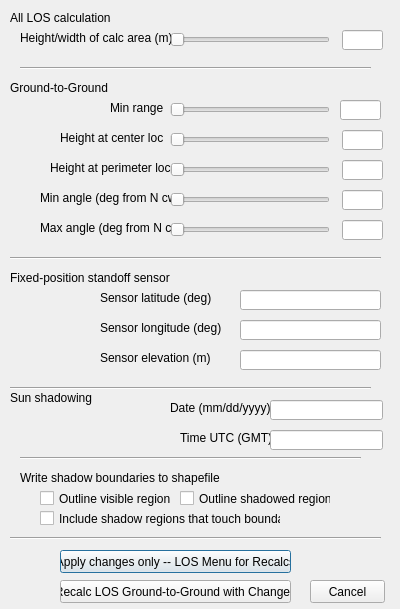
<?xml version="1.0" encoding="UTF-8"?>
<ui version="4.0">
 <class>dialogLosParms</class>
 <widget class="QDialog" name="dialogLosParms">
  <property name="geometry">
   <rect>
    <x>0</x>
    <y>0</y>
    <width>400</width>
    <height>609</height>
   </rect>
  </property>
  <property name="windowTitle">
   <string>dialogLosParms</string>
  </property>
  <widget class="QLabel" name="label">
   <property name="geometry">
    <rect>
     <x>10</x>
     <y>10</y>
     <width>101</width>
     <height>16</height>
    </rect>
   </property>
   <property name="text">
    <string>All LOS calculations</string>
   </property>
  </widget>
  <widget class="QLabel" name="label_2">
   <property name="geometry">
    <rect>
     <x>20</x>
     <y>30</y>
     <width>151</width>
     <height>16</height>
    </rect>
   </property>
   <property name="text">
    <string>Height/width of calc area (m)</string>
   </property>
  </widget>
  <widget class="Line" name="line">
   <property name="geometry">
    <rect>
     <x>20</x>
     <y>60</y>
     <width>351</width>
     <height>16</height>
    </rect>
   </property>
   <property name="orientation">
    <enum>Qt::Horizontal</enum>
   </property>
  </widget>
  <widget class="QLabel" name="label_3">
   <property name="geometry">
    <rect>
     <x>10</x>
     <y>80</y>
     <width>111</width>
     <height>16</height>
    </rect>
   </property>
   <property name="text">
    <string>Ground-to-Ground</string>
   </property>
  </widget>
  <widget class="QLabel" name="label_4">
   <property name="geometry">
    <rect>
     <x>110</x>
     <y>100</y>
     <width>111</width>
     <height>16</height>
    </rect>
   </property>
   <property name="text">
    <string>Min range</string>
   </property>
  </widget>
  <widget class="QLabel" name="label_5">
   <property name="geometry">
    <rect>
     <x>60</x>
     <y>130</y>
     <width>111</width>
     <height>16</height>
    </rect>
   </property>
   <property name="text">
    <string>Height at center loc</string>
   </property>
  </widget>
  <widget class="QLabel" name="label_6">
   <property name="geometry">
    <rect>
     <x>50</x>
     <y>160</y>
     <width>141</width>
     <height>16</height>
    </rect>
   </property>
   <property name="text">
    <string>Height at perimeter loc</string>
   </property>
  </widget>
  <widget class="QLabel" name="label_7">
   <property name="geometry">
    <rect>
     <x>40</x>
     <y>190</y>
     <width>131</width>
     <height>16</height>
    </rect>
   </property>
   <property name="text">
    <string>Min angle (deg from N cw)</string>
   </property>
  </widget>
  <widget class="QLabel" name="label_8">
   <property name="geometry">
    <rect>
     <x>40</x>
     <y>220</y>
     <width>131</width>
     <height>16</height>
    </rect>
   </property>
   <property name="text">
    <string>Max angle (deg from N cw)</string>
   </property>
  </widget>
  <widget class="QSlider" name="minRSlider">
   <property name="geometry">
    <rect>
     <x>170</x>
     <y>100</y>
     <width>160</width>
     <height>19</height>
    </rect>
   </property>
   <property name="orientation">
    <enum>Qt::Horizontal</enum>
   </property>
  </widget>
  <widget class="QSlider" name="hCenSlider">
   <property name="geometry">
    <rect>
     <x>170</x>
     <y>130</y>
     <width>160</width>
     <height>19</height>
    </rect>
   </property>
   <property name="orientation">
    <enum>Qt::Horizontal</enum>
   </property>
  </widget>
  <widget class="QSlider" name="hPerSlider">
   <property name="geometry">
    <rect>
     <x>170</x>
     <y>160</y>
     <width>160</width>
     <height>19</height>
    </rect>
   </property>
   <property name="orientation">
    <enum>Qt::Horizontal</enum>
   </property>
  </widget>
  <widget class="QSlider" name="minAngSlider">
   <property name="geometry">
    <rect>
     <x>170</x>
     <y>190</y>
     <width>160</width>
     <height>19</height>
    </rect>
   </property>
   <property name="orientation">
    <enum>Qt::Horizontal</enum>
   </property>
  </widget>
  <widget class="QSlider" name="maxAngSlider">
   <property name="geometry">
    <rect>
     <x>170</x>
     <y>220</y>
     <width>160</width>
     <height>19</height>
    </rect>
   </property>
   <property name="orientation">
    <enum>Qt::Horizontal</enum>
   </property>
  </widget>
  <widget class="QLineEdit" name="minREdit">
   <property name="geometry">
    <rect>
     <x>340</x>
     <y>100</y>
     <width>41</width>
     <height>20</height>
    </rect>
   </property>
  </widget>
  <widget class="QLineEdit" name="hCenEdit">
   <property name="geometry">
    <rect>
     <x>342</x>
     <y>130</y>
     <width>41</width>
     <height>20</height>
    </rect>
   </property>
  </widget>
  <widget class="QLineEdit" name="hPerEdit">
   <property name="geometry">
    <rect>
     <x>342</x>
     <y>160</y>
     <width>41</width>
     <height>20</height>
    </rect>
   </property>
  </widget>
  <widget class="QLineEdit" name="minAngEdit">
   <property name="geometry">
    <rect>
     <x>342</x>
     <y>190</y>
     <width>41</width>
     <height>20</height>
    </rect>
   </property>
  </widget>
  <widget class="QLineEdit" name="maxAngEdit">
   <property name="geometry">
    <rect>
     <x>342</x>
     <y>220</y>
     <width>41</width>
     <height>20</height>
    </rect>
   </property>
  </widget>
  <widget class="Line" name="line_2">
   <property name="geometry">
    <rect>
     <x>10</x>
     <y>250</y>
     <width>371</width>
     <height>16</height>
    </rect>
   </property>
   <property name="orientation">
    <enum>Qt::Horizontal</enum>
   </property>
  </widget>
  <widget class="QLabel" name="label_9">
   <property name="geometry">
    <rect>
     <x>10</x>
     <y>270</y>
     <width>221</width>
     <height>16</height>
    </rect>
   </property>
   <property name="text">
    <string>Fixed-position standoff sensor</string>
   </property>
  </widget>
  <widget class="QLabel" name="label_10">
   <property name="geometry">
    <rect>
     <x>100</x>
     <y>290</y>
     <width>111</width>
     <height>16</height>
    </rect>
   </property>
   <property name="text">
    <string>Sensor latitude (deg)</string>
   </property>
  </widget>
  <widget class="QLabel" name="label_11">
   <property name="geometry">
    <rect>
     <x>100</x>
     <y>320</y>
     <width>121</width>
     <height>16</height>
    </rect>
   </property>
   <property name="text">
    <string>Sensor longitude (deg)</string>
   </property>
  </widget>
  <widget class="QLabel" name="label_12">
   <property name="geometry">
    <rect>
     <x>100</x>
     <y>350</y>
     <width>111</width>
     <height>16</height>
    </rect>
   </property>
   <property name="text">
    <string>Sensor elevation (m)</string>
   </property>
  </widget>
  <widget class="QLineEdit" name="sensorLatEdit">
   <property name="geometry">
    <rect>
     <x>240</x>
     <y>290</y>
     <width>141</width>
     <height>20</height>
    </rect>
   </property>
  </widget>
  <widget class="QLineEdit" name="sensorLonEdit">
   <property name="geometry">
    <rect>
     <x>240</x>
     <y>320</y>
     <width>141</width>
     <height>20</height>
    </rect>
   </property>
  </widget>
  <widget class="QLineEdit" name="sensorElevEdit">
   <property name="geometry">
    <rect>
     <x>240</x>
     <y>350</y>
     <width>141</width>
     <height>20</height>
    </rect>
   </property>
  </widget>
  <widget class="Line" name="line_3">
   <property name="geometry">
    <rect>
     <x>10</x>
     <y>380</y>
     <width>361</width>
     <height>16</height>
    </rect>
   </property>
   <property name="orientation">
    <enum>Qt::Horizontal</enum>
   </property>
  </widget>
  <widget class="QLabel" name="label_13">
   <property name="geometry">
    <rect>
     <x>10</x>
     <y>390</y>
     <width>111</width>
     <height>16</height>
    </rect>
   </property>
   <property name="text">
    <string>Sun shadowing</string>
   </property>
  </widget>
  <widget class="QLabel" name="label_14">
   <property name="geometry">
    <rect>
     <x>170</x>
     <y>400</y>
     <width>111</width>
     <height>16</height>
    </rect>
   </property>
   <property name="text">
    <string>Date (mm/dd/yyyy)</string>
   </property>
  </widget>
  <widget class="QLabel" name="label_15">
   <property name="geometry">
    <rect>
     <x>180</x>
     <y>430</y>
     <width>91</width>
     <height>16</height>
    </rect>
   </property>
   <property name="text">
    <string>Time UTC (GMT)</string>
   </property>
  </widget>
  <widget class="QLineEdit" name="dateEdit">
   <property name="geometry">
    <rect>
     <x>270</x>
     <y>400</y>
     <width>113</width>
     <height>20</height>
    </rect>
   </property>
  </widget>
  <widget class="QLineEdit" name="timeEdit">
   <property name="geometry">
    <rect>
     <x>270</x>
     <y>430</y>
     <width>113</width>
     <height>20</height>
    </rect>
   </property>
  </widget>
  <widget class="Line" name="line_4">
   <property name="geometry">
    <rect>
     <x>20</x>
     <y>450</y>
     <width>341</width>
     <height>16</height>
    </rect>
   </property>
   <property name="orientation">
    <enum>Qt::Horizontal</enum>
   </property>
  </widget>
  <widget class="QLabel" name="label_16">
   <property name="geometry">
    <rect>
     <x>20</x>
     <y>470</y>
     <width>211</width>
     <height>16</height>
    </rect>
   </property>
   <property name="text">
    <string>Write shadow boundaries to shapefile</string>
   </property>
  </widget>
  <widget class="QCheckBox" name="visBox">
   <property name="geometry">
    <rect>
     <x>40</x>
     <y>490</y>
     <width>131</width>
     <height>17</height>
    </rect>
   </property>
   <property name="text">
    <string>Outline visible regions</string>
   </property>
  </widget>
  <widget class="QCheckBox" name="shadowBox">
   <property name="geometry">
    <rect>
     <x>180</x>
     <y>490</y>
     <width>151</width>
     <height>17</height>
    </rect>
   </property>
   <property name="text">
    <string>Outline shadowed regions</string>
   </property>
  </widget>
  <widget class="QCheckBox" name="checkBox">
   <property name="geometry">
    <rect>
     <x>40</x>
     <y>510</y>
     <width>241</width>
     <height>17</height>
    </rect>
   </property>
   <property name="text">
    <string>Include shadow regions that touch boundary</string>
   </property>
  </widget>
  <widget class="Line" name="line_5">
   <property name="geometry">
    <rect>
     <x>10</x>
     <y>530</y>
     <width>371</width>
     <height>16</height>
    </rect>
   </property>
   <property name="orientation">
    <enum>Qt::Horizontal</enum>
   </property>
  </widget>
  <widget class="QPushButton" name="applyButton">
   <property name="geometry">
    <rect>
     <x>60</x>
     <y>550</y>
     <width>231</width>
     <height>23</height>
    </rect>
   </property>
   <property name="text">
    <string>Apply changes only -- LOS Menu for Recalcs</string>
   </property>
  </widget>
  <widget class="QPushButton" name="CancelButton">
   <property name="geometry">
    <rect>
     <x>310</x>
     <y>580</y>
     <width>75</width>
     <height>23</height>
    </rect>
   </property>
   <property name="text">
    <string>Cancel</string>
   </property>
  </widget>
  <widget class="QSlider" name="sizeSlider">
   <property name="geometry">
    <rect>
     <x>170</x>
     <y>30</y>
     <width>160</width>
     <height>19</height>
    </rect>
   </property>
   <property name="orientation">
    <enum>Qt::Horizontal</enum>
   </property>
  </widget>
  <widget class="QLineEdit" name="sizeEdit">
   <property name="geometry">
    <rect>
     <x>342</x>
     <y>30</y>
     <width>41</width>
     <height>20</height>
    </rect>
   </property>
  </widget>
  <widget class="QPushButton" name="recalcButton">
   <property name="geometry">
    <rect>
     <x>60</x>
     <y>580</y>
     <width>231</width>
     <height>23</height>
    </rect>
   </property>
   <property name="text">
    <string>Recalc LOS Ground-to-Ground with Changes</string>
   </property>
  </widget>
 </widget>
 <layoutdefault spacing="6" margin="11"/>
 <resources/>
 <connections>
  <connection>
   <sender>applyButton</sender>
   <signal>clicked()</signal>
   <receiver>dialogLosParms</receiver>
   <slot>doApply()</slot>
   <hints>
    <hint type="sourcelabel">
     <x>87</x>
     <y>588</y>
    </hint>
    <hint type="destinationlabel">
     <x>141</x>
     <y>603</y>
    </hint>
   </hints>
  </connection>
  <connection>
   <sender>CancelButton</sender>
   <signal>clicked()</signal>
   <receiver>dialogLosParms</receiver>
   <slot>reject()</slot>
   <hints>
    <hint type="sourcelabel">
     <x>354</x>
     <y>619</y>
    </hint>
    <hint type="destinationlabel">
     <x>373</x>
     <y>566</y>
    </hint>
   </hints>
  </connection>
  <connection>
   <sender>minRSlider</sender>
   <signal>sliderReleased()</signal>
   <receiver>dialogLosParms</receiver>
   <slot>doMinRange()</slot>
   <hints>
    <hint type="sourcelabel">
     <x>186</x>
     <y>109</y>
    </hint>
    <hint type="destinationlabel">
     <x>20</x>
     <y>107</y>
    </hint>
   </hints>
  </connection>
  <connection>
   <sender>hCenSlider</sender>
   <signal>sliderReleased()</signal>
   <receiver>dialogLosParms</receiver>
   <slot>doHCen()</slot>
   <hints>
    <hint type="sourcelabel">
     <x>247</x>
     <y>133</y>
    </hint>
    <hint type="destinationlabel">
     <x>28</x>
     <y>134</y>
    </hint>
   </hints>
  </connection>
  <connection>
   <sender>hPerSlider</sender>
   <signal>sliderReleased()</signal>
   <receiver>dialogLosParms</receiver>
   <slot>doHPer()</slot>
   <hints>
    <hint type="sourcelabel">
     <x>236</x>
     <y>169</y>
    </hint>
    <hint type="destinationlabel">
     <x>13</x>
     <y>169</y>
    </hint>
   </hints>
  </connection>
  <connection>
   <sender>minAngSlider</sender>
   <signal>sliderReleased()</signal>
   <receiver>dialogLosParms</receiver>
   <slot>doMinAngle()</slot>
   <hints>
    <hint type="sourcelabel">
     <x>193</x>
     <y>195</y>
    </hint>
    <hint type="destinationlabel">
     <x>15</x>
     <y>202</y>
    </hint>
   </hints>
  </connection>
  <connection>
   <sender>maxAngSlider</sender>
   <signal>sliderReleased()</signal>
   <receiver>dialogLosParms</receiver>
   <slot>doMaxAngle()</slot>
   <hints>
    <hint type="sourcelabel">
     <x>206</x>
     <y>230</y>
    </hint>
    <hint type="destinationlabel">
     <x>27</x>
     <y>231</y>
    </hint>
   </hints>
  </connection>
  <connection>
   <sender>sizeSlider</sender>
   <signal>sliderReleased()</signal>
   <receiver>dialogLosParms</receiver>
   <slot>doSize()</slot>
   <hints>
    <hint type="sourcelabel">
     <x>293</x>
     <y>40</y>
    </hint>
    <hint type="destinationlabel">
     <x>74</x>
     <y>54</y>
    </hint>
   </hints>
  </connection>
  <connection>
   <sender>recalcButton</sender>
   <signal>clicked()</signal>
   <receiver>dialogLosParms</receiver>
   <slot>doRecalc()</slot>
   <hints>
    <hint type="sourcelabel">
     <x>70</x>
     <y>620</y>
    </hint>
    <hint type="destinationlabel">
     <x>32</x>
     <y>616</y>
    </hint>
   </hints>
  </connection>
 </connections>
 <slots>
  <slot>doApply()</slot>
  <slot>doMinRange()</slot>
  <slot>doHCen()</slot>
  <slot>doHPer()</slot>
  <slot>doMinAngle()</slot>
  <slot>doMaxAngle()</slot>
  <slot>doSize()</slot>
  <slot>doRecalc()</slot>
 </slots>
</ui>
